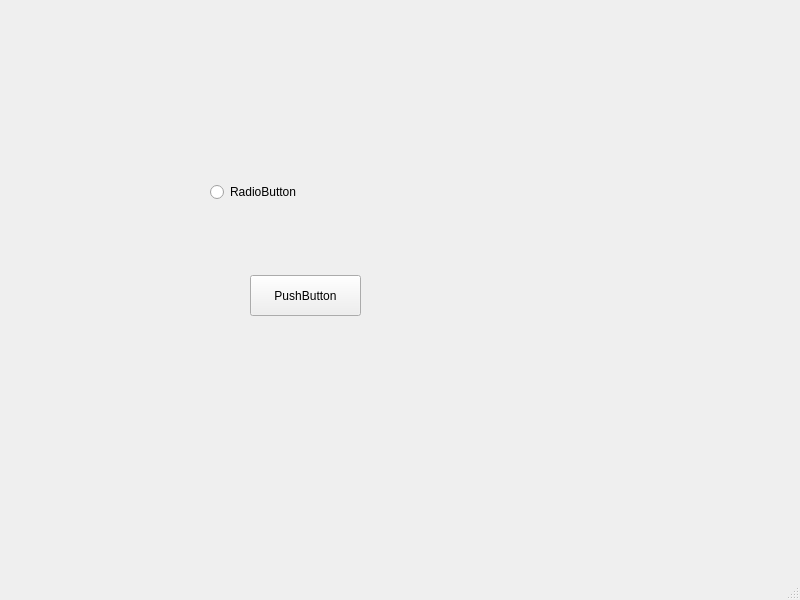
<?xml version="1.0" encoding="UTF-8"?>
<ui version="4.0">
 <class>MainWindow</class>
 <widget class="QMainWindow" name="MainWindow">
  <property name="geometry">
   <rect>
    <x>0</x>
    <y>0</y>
    <width>800</width>
    <height>600</height>
   </rect>
  </property>
  <property name="windowTitle">
   <string>MainWindow</string>
  </property>
  <widget class="QWidget" name="centralwidget">
   <widget class="QRadioButton" name="radioButton">
    <property name="geometry">
     <rect>
      <x>210</x>
      <y>180</y>
      <width>111</width>
      <height>24</height>
     </rect>
    </property>
    <property name="text">
     <string>RadioButton</string>
    </property>
   </widget>
   <widget class="QPushButton" name="pushButton">
    <property name="geometry">
     <rect>
      <x>250</x>
      <y>275</y>
      <width>111</width>
      <height>41</height>
     </rect>
    </property>
    <property name="text">
     <string>PushButton</string>
    </property>
   </widget>
  </widget>
  <widget class="QMenuBar" name="menubar">
   <property name="geometry">
    <rect>
     <x>0</x>
     <y>0</y>
     <width>800</width>
     <height>23</height>
    </rect>
   </property>
  </widget>
  <widget class="QStatusBar" name="statusbar"/>
 </widget>
 <resources/>
 <connections/>
</ui>
